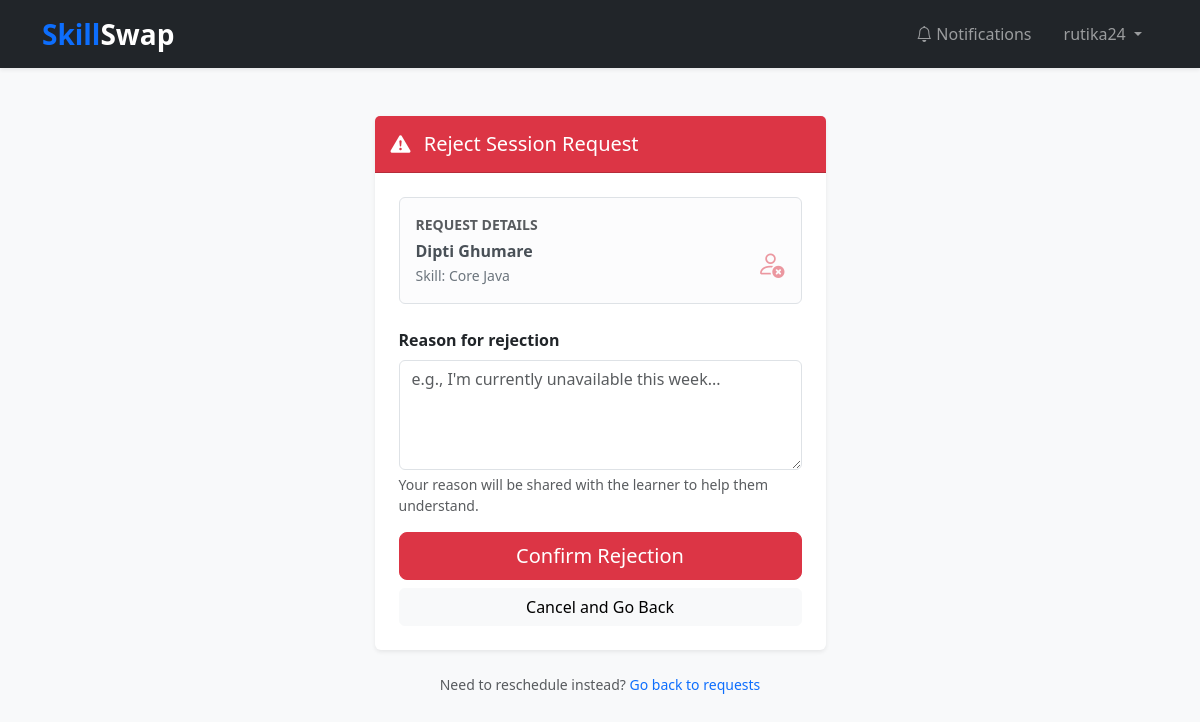
Screenshot of /skills/reject/5/ (signed in) with the database file from the repository.
### skills/models.py (models this page shows, shortened)
class Match(models.Model):
    STATUS_CHOICES = (
        ("AVAILABLE", "Available"),
        ("PENDING", "Pending"),
        ("ACCEPTED", "Accepted"),
        ("REJECTED", "Rejected"),
    )
    learner = models.ForeignKey(User, on_delete=models.CASCADE, related_name="learner_matches")
    teacher = models.ForeignKey(User, on_delete=models.CASCADE, related_name="teacher_matches")
    skill = models.ForeignKey(Skill, on_delete=models.CASCADE)
    status = models.CharField(max_length=15, choices=STATUS_CHOICES, default="AVAILABLE")
    created_at = models.DateTimeField(auto_now_add=True)
    reject_reason = models.TextField(blank=True, null=True)

class Skill(models.Model):
    name = models.CharField(max_length=100, unique=True)
    def __str__(self):
        return self.name

### skills/views.py (the view, shortened to what this page needs)
# urls.py: path("reject/<int:match_id>/", views.reject_request, name="reject_request"),
@login_required
def reject_request(request, match_id):
    match = get_object_or_404(Match, id=match_id, teacher=request.user)
    return render(request, "skills/reject_request.html", {"match": match})

### templates/skills/reject_request.html (shortened to what this page needs)
{% extends "base.html" %}
{% load crispy_forms_tags %}
{% block content %}
<div class="row justify-content-center">
    <div class="col-md-8 col-lg-5">
        <div class="card border-0 shadow-sm">
            <div class="card-header bg-danger text-white py-3">
                <h5 class="card-title mb-0">
                    <i class="bi bi-exclamation-triangle-fill me-2"></i> Reject Session Request
                </h5>
            </div>
            <div class="card-body p-4">
                <div class="alert alert-light border mb-4">
                    <p class="mb-1 text-muted small text-uppercase fw-bold">Request Details</p>
                    <div class="d-flex justify-content-between align-items-center">
                        <div>
                            <span class="d-block fw-bold">{{ match.learner.first_name }} {{ match.learner.last_name }}</span>
                            <span class="text-secondary small">Skill: {{ match.skill }}</span>
                        </div>
                        <i class="bi bi-person-x fs-3 text-danger opacity-50"></i>
                    </div>
                </div>
                <form method="post">
                    <div class="mb-3">
                        <label for="reason" class="form-label fw-semibold">Reason for rejection</label>
                        <textarea
                            name="reason"
                            id="reason"
                            class="form-control"
                            rows="4"
                            placeholder="e.g., I'm currently unavailable this week..."
                            required></textarea>
                        <div class="form-text">Your reason will be shared with the learner to help them understand.</div>
                    </div>
                    <div class="d-grid gap-2">
                        <button type="submit" class="btn btn-danger btn-lg">
                            Confirm Rejection
                        </button>
                        <a href="{% url 'session_requests' %}" class="btn btn-light">
                            Cancel and Go Back
                        </a>
                    </div>
                </form>
            </div>
        </div>
        <p class="text-center text-muted mt-4 small">
            Need to reschedule instead?
            <a href="{% url 'session_requests' %}" class="text-decoration-none">Go back to requests</a>
        </p>
    </div>
</div>
{% endblock %}

### templates/base.html (shortened to what this page needs)
<!DOCTYPE html>
<html>
  <head>
    <link rel="stylesheet" href="https://cdn.jsdelivr.net/npm/bootstrap@5.3.2/dist/css/bootstrap.min.css" />
    <link rel="stylesheet" href="https://cdn.jsdelivr.net/npm/bootstrap-icons@1.11.1/font/bootstrap-icons.css">
  </head>
  <body class="bg-light">
    <nav class="navbar navbar-expand-lg navbar-dark bg-dark shadow-sm mb-5">
      <div class="container">
        <a class="navbar-brand fw-bold fs-3" href="/">
          <span class="text-primary">Skill</span>Swap
        </a>
        <div class="collapse navbar-collapse" id="navbarNav">
          <ul class="navbar-nav ms-auto align-items-lg-center">
            {% if request.user.is_authenticated %}
            <li class="nav-item">
              <a class="nav-link px-3" href="{% url 'my_notifications' %}">
                <i class="bi bi-bell"></i> Notifications
              </a>
            </li>
            <li class="nav-item dropdown px-lg-2">
              <a class="nav-link dropdown-toggle" href="#" role="button" data-bs-toggle="dropdown" aria-expanded="false">
                {{ request.user.username }}
              </a>
            </li>
            {% endif %}
          </ul>
        </div>
      </div>
    </nav>
    <div class="container">
        {% block content %}{% endblock %}
    </div>
  </body>
</html>

### rows the page displays
Match: learner.first_name "Dipti", learner.last_name "Ghumare", skill "Core Java"

### other values shown
{{ request.user.username }} "rutika24"
